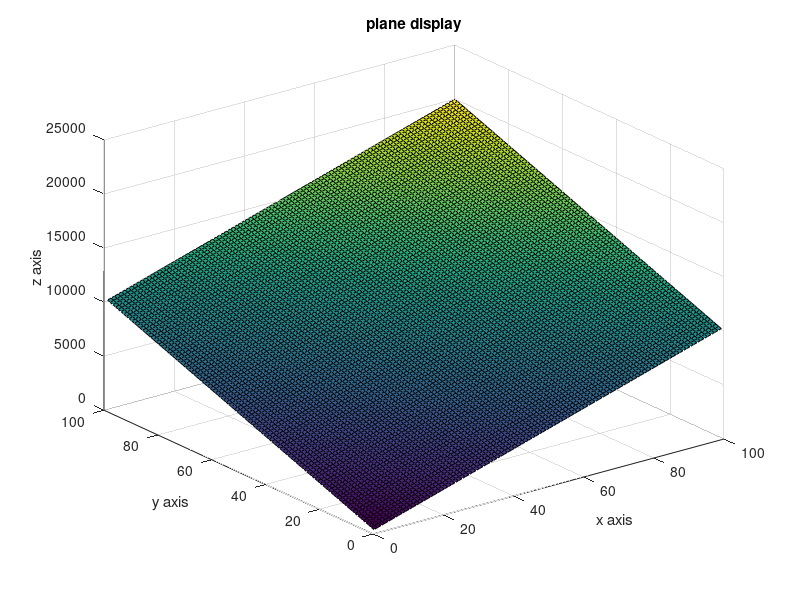

The MATLAB source for this figure:
close all
clear all
% z = ax+by+d
% a = -1/3; % -1/3.0 in CPP
% b = -2/3;
% d = 3;
a = 100;
b = 100;
d = 1;

x = 1:1:100;
y = 1:1:100;

[x, y] = meshgrid(x, y);
z = a*x+b*y+d;
%z2 = 2*a*x+2*b*y+d;
figure, surf(x, y, z); hold on
%surf(x, y, z2)
title('plane display')
x1 = xlabel('x axis');
y1 = ylabel('y axis');
z1 = zlabel('z axis');